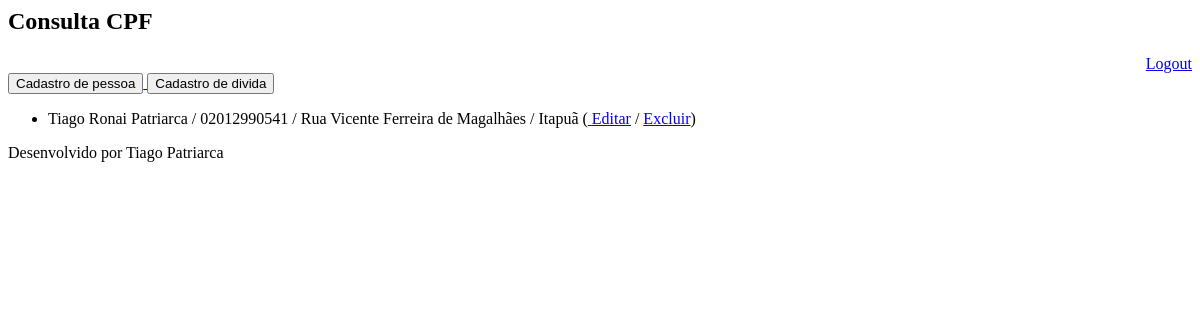
The page /consulta/ (signed in) on the database as committed earlier.
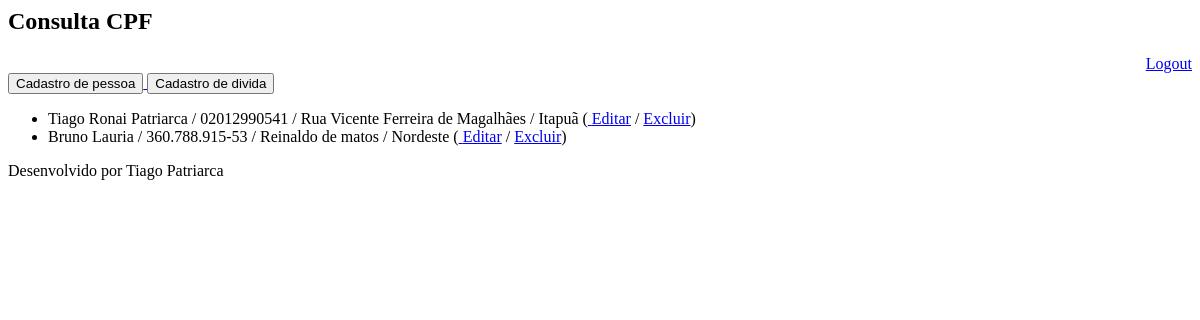
The same page on the database as committed later.
### core/models.py (models this page shows)
class Pessoa(models.Model):
    nome_completo = models.CharField(max_length=100, blank=False, null=False)
    cpf = models.CharField(max_length=11, blank=False, null=False)
    cep = models.IntegerField(max_length=11, blank=False, null=False)
    rua = models.CharField(max_length=100, blank=False, null=False)
    bairro = models.CharField(max_length=100, blank=False, null=False)
    num = models.CharField(max_length=10, verbose_name='Nº')
    complemento = models.CharField(max_length=100)
    criador = models.ForeignKey(User, on_delete=models.CASCADE)

### core/views.py (the view)
# urls.py: path('consulta/', views.consulta),
@login_required(login_url='/login/')
def consulta(request):
    pessoa = Pessoa.objects.all
    resposta = {'pessoas': pessoa}
    return render(request, 'consulta.html', resposta)

### templates/consulta.html
{% extends "model-page.html" %}
{% block content %}
<a href="/pessoa/">
<button type="button">Cadastro de pessoa</button>
</a>
<a href="/divida/">
    <button type="button">Cadastro de divida</button>
</a>
<ul>
{% for pessoa in pessoas %}
    <li>
        {{pessoa.nome_completo}} / {{pessoa.cpf}} / {{pessoa.rua}} / {{pessoa.bairro}}
        (<a href="/pessoa/?id={{pessoa.id}}"> Editar</a> / <a href="/pessoa/delete/{{pessoa.id}}/">Excluir</a>)
    </li>
{%endfor %}
</ul>
{% endblock %}

### templates/model-page.html
<head>
    {% include "model-heater.html" %}
</head>
<div align="right">
    <a href="/logout/">Logout</a>
</div>
<body>
    {% block content %} {% endblock %}
    {% include "model-footer.html" %}
</body>
</html>

### templates/model-heater.html
<h2> Consulta CPF </h2>

### templates/model-footer.html
<r>Desenvolvido por Tiago Patriarca</r>

Rows that differ between the two databases and show on the page:
added Pessoa: nome_completo "Bruno Lauria", cpf "360.788.915-53", rua "Reinaldo de matos", bairro "Nordeste"
